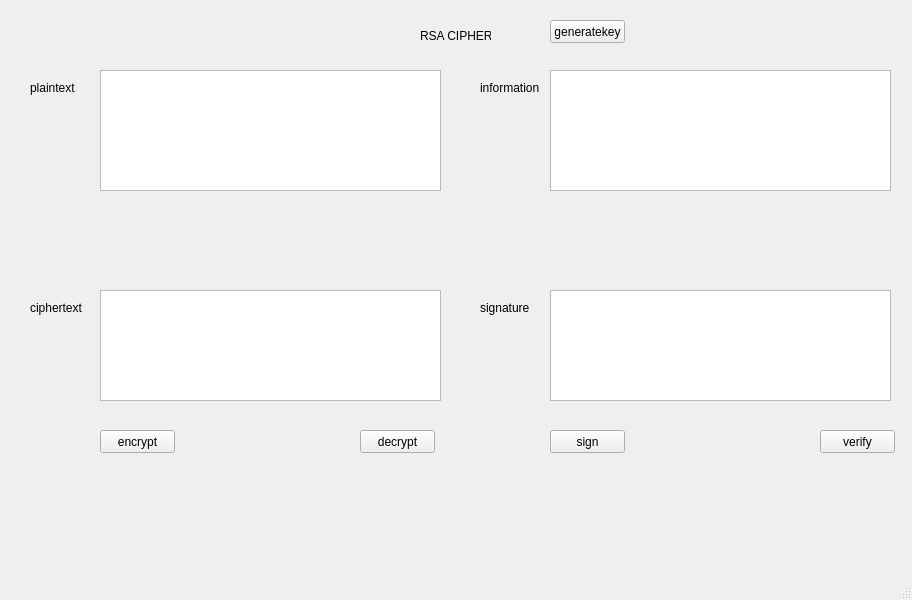
<?xml version="1.0" encoding="UTF-8"?>
<ui version="4.0">
 <class>MainWindow</class>
 <widget class="QMainWindow" name="MainWindow">
  <property name="geometry">
   <rect>
    <x>0</x>
    <y>0</y>
    <width>912</width>
    <height>600</height>
   </rect>
  </property>
  <property name="windowTitle">
   <string>MainWindow</string>
  </property>
  <widget class="QWidget" name="centralwidget">
   <widget class="QLabel" name="label">
    <property name="geometry">
     <rect>
      <x>420</x>
      <y>10</y>
      <width>71</width>
      <height>51</height>
     </rect>
    </property>
    <property name="text">
     <string>RSA CIPHER</string>
    </property>
   </widget>
   <widget class="QLabel" name="label_2">
    <property name="geometry">
     <rect>
      <x>30</x>
      <y>80</y>
      <width>61</width>
      <height>16</height>
     </rect>
    </property>
    <property name="text">
     <string>plaintext</string>
    </property>
   </widget>
   <widget class="QLabel" name="label_3">
    <property name="geometry">
     <rect>
      <x>30</x>
      <y>300</y>
      <width>71</width>
      <height>16</height>
     </rect>
    </property>
    <property name="text">
     <string>ciphertext</string>
    </property>
   </widget>
   <widget class="QLabel" name="label_4">
    <property name="geometry">
     <rect>
      <x>480</x>
      <y>80</y>
      <width>71</width>
      <height>16</height>
     </rect>
    </property>
    <property name="text">
     <string>information</string>
    </property>
   </widget>
   <widget class="QLabel" name="label_5">
    <property name="geometry">
     <rect>
      <x>480</x>
      <y>300</y>
      <width>71</width>
      <height>16</height>
     </rect>
    </property>
    <property name="text">
     <string>signature</string>
    </property>
   </widget>
   <widget class="QTextEdit" name="txt_plain_text">
    <property name="geometry">
     <rect>
      <x>100</x>
      <y>70</y>
      <width>341</width>
      <height>121</height>
     </rect>
    </property>
   </widget>
   <widget class="QTextEdit" name="txt_cipher_text">
    <property name="geometry">
     <rect>
      <x>100</x>
      <y>290</y>
      <width>341</width>
      <height>111</height>
     </rect>
    </property>
   </widget>
   <widget class="QTextEdit" name="txt_info">
    <property name="geometry">
     <rect>
      <x>550</x>
      <y>70</y>
      <width>341</width>
      <height>121</height>
     </rect>
    </property>
   </widget>
   <widget class="QTextEdit" name="txt_sign">
    <property name="geometry">
     <rect>
      <x>550</x>
      <y>290</y>
      <width>341</width>
      <height>111</height>
     </rect>
    </property>
   </widget>
   <widget class="QPushButton" name="btn_encrypt">
    <property name="geometry">
     <rect>
      <x>100</x>
      <y>430</y>
      <width>75</width>
      <height>23</height>
     </rect>
    </property>
    <property name="text">
     <string>encrypt</string>
    </property>
   </widget>
   <widget class="QPushButton" name="btn_decrypt">
    <property name="geometry">
     <rect>
      <x>360</x>
      <y>430</y>
      <width>75</width>
      <height>23</height>
     </rect>
    </property>
    <property name="text">
     <string>decrypt</string>
    </property>
   </widget>
   <widget class="QPushButton" name="btn_sign">
    <property name="geometry">
     <rect>
      <x>550</x>
      <y>430</y>
      <width>75</width>
      <height>23</height>
     </rect>
    </property>
    <property name="text">
     <string>sign</string>
    </property>
   </widget>
   <widget class="QPushButton" name="btn_verify">
    <property name="geometry">
     <rect>
      <x>820</x>
      <y>430</y>
      <width>75</width>
      <height>23</height>
     </rect>
    </property>
    <property name="text">
     <string>verify</string>
    </property>
   </widget>
   <widget class="QPushButton" name="btn_gen_keys">
    <property name="geometry">
     <rect>
      <x>550</x>
      <y>20</y>
      <width>75</width>
      <height>23</height>
     </rect>
    </property>
    <property name="text">
     <string>generatekey</string>
    </property>
   </widget>
  </widget>
  <widget class="QMenuBar" name="menubar">
   <property name="geometry">
    <rect>
     <x>0</x>
     <y>0</y>
     <width>912</width>
     <height>21</height>
    </rect>
   </property>
  </widget>
  <widget class="QStatusBar" name="statusbar"/>
 </widget>
 <resources/>
 <connections/>
</ui>
